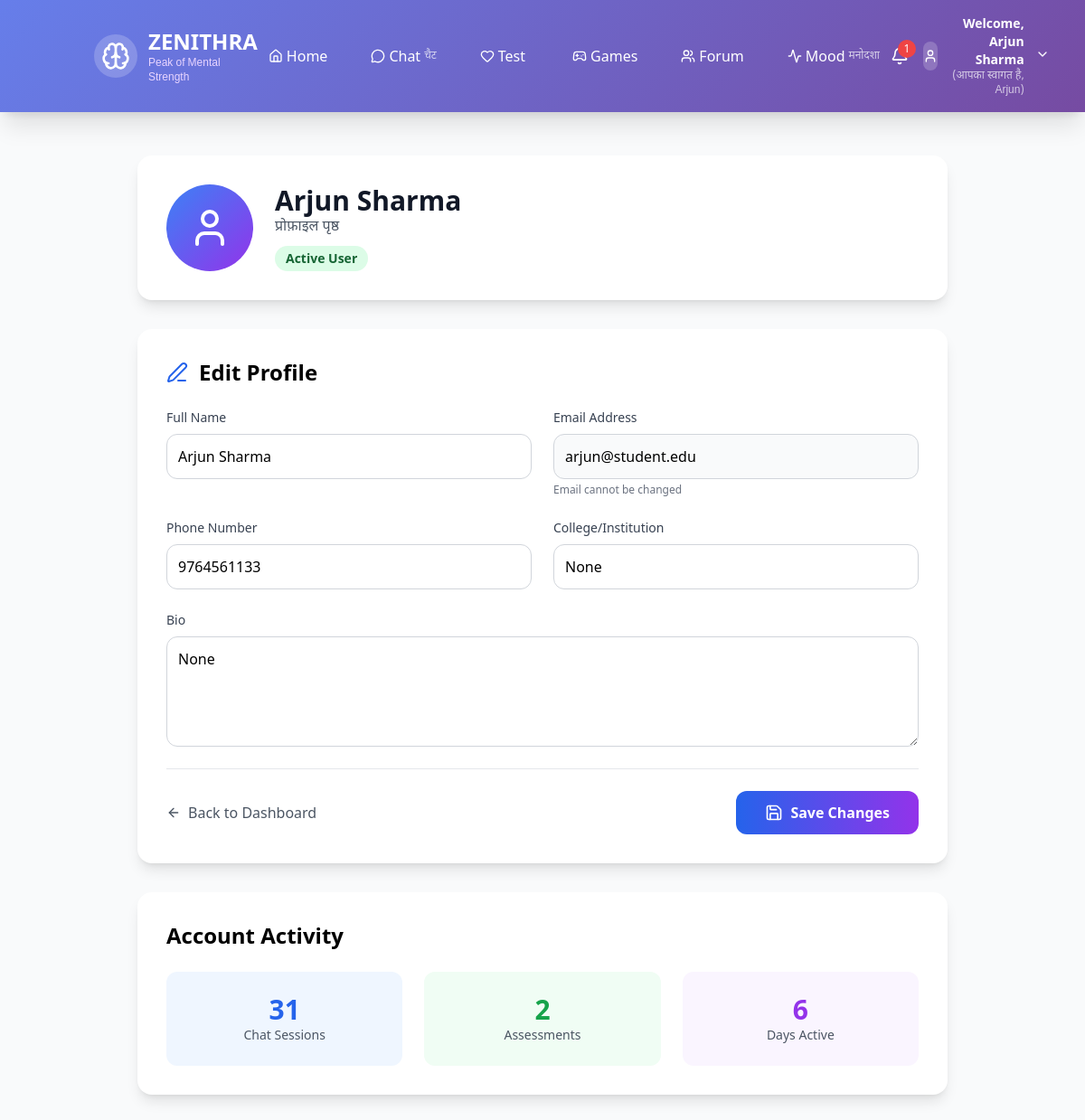
Page /profile (signed in) on the committed database.
### app.py (models this page shows)
class Student(db.Model):
    id = db.Column(db.Integer, primary_key=True)
    name = db.Column(db.String(100), nullable=False)
    email = db.Column(db.String(120), unique=True, nullable=False)
    password_hash = db.Column(db.String(255), nullable=False)
    year = db.Column(db.String(20), nullable=False)
    branch = db.Column(db.String(50), nullable=False)
    age = db.Column(db.Integer, nullable=False)
    gender = db.Column(db.String(20), default='Not specified')
    location = db.Column(db.String(100), default='Not specified')
    hostel_resident = db.Column(db.Boolean, default=False)
    phone = db.Column(db.String(15), default='')
    emergency_contact = db.Column(db.String(15), default='')
    anonymous_id = db.Column(db.String(50), unique=True)
    is_admin = db.Column(db.Boolean, default=False)
    created_at = db.Column(db.DateTime, default=datetime.utcnow)
    last_active = db.Column(db.DateTime, default=datetime.utcnow)
    screening_results = db.relationship('ScreeningResult', backref='student', lazy=True)
    chat_conversations = db.relationship('ChatConversation', backref='student', lazy=True)
    forum_posts = db.relationship('ForumPost', backref='student', lazy=True)
    crisis_incidents = db.relationship('CrisisIncident', backref='student', lazy=True)
    dark_mode = db.Column(db.Boolean, default=False)
    bio = db.Column(db.Text, default='')
    college = db.Column(db.String(255), default='')
    email_notifications = db.Column(db.Boolean, default=True)
    sms_notifications = db.Column(db.Boolean, default=False)
    push_notifications = db.Column(db.Boolean, default=True)
    profile_public = db.Column(db.Boolean, default=False)
    show_online_status = db.Column(db.Boolean, default=True)
    language = db.Column(db.String(10), default='en')
    timezone = db.Column(db.String(50), default='Asia/Kolkata')
    updated_at = db.Column(db.DateTime, default=datetime.utcnow, onupdate=datetime.utcnow)

### app.py (the view, shortened to what this page needs)
@app.route('/profile', methods=['GET', 'POST'])
def profile():
    if 'student_id' not in session:
        flash('Please log in to access your profile.', 'error')
        return redirect(url_for('login'))
    user = Student.query.get(session['student_id'])
    if not user:
        flash('User not found.', 'error')
        session.clear()
        return redirect(url_for('login'))
    chat_sessions = ChatConversation.query.filter_by(student_id=user.id).count()
    assessments_taken = ScreeningResult.query.filter_by(student_id=user.id).count()
    days_active = (datetime.utcnow() - user.created_at).days + 1
    user.chat_sessions = chat_sessions
    user.assessments_taken = assessments_taken
    user.days_active = days_active
    return render_template('profile.html', user=user)

### templates/profile.html
{% extends "base.html" %}
{% block content %}
<div class="min-h-screen bg-gray-50 py-12">
    <div class="container mx-auto px-6">
        <div class="max-w-4xl mx-auto">
            <div class="bg-white rounded-2xl shadow-lg p-8 mb-8">
                <div class="flex items-center space-x-6">
                    <div class="w-24 h-24 bg-gradient-to-br from-blue-500 to-purple-600 rounded-full flex items-center justify-center">
                        <i data-lucide="user" class="w-12 h-12 text-white"></i>
                    </div>
                    <div>
                        <h1 class="text-3xl font-bold text-gray-900">{{ session.student_name or 'User' }}</h1>
                        <p class="text-gray-600 hindi-text">प्रोफ़ाइल पृष्ठ</p>
                        <span class="inline-block bg-green-100 text-green-800 px-3 py-1 rounded-full text-sm font-semibold mt-2">
                            Active User
                        </span>
                    </div>
                </div>
            </div>
            <div class="bg-white rounded-2xl shadow-lg p-8">
                <h2 class="text-2xl font-bold mb-6 flex items-center">
                    <i data-lucide="edit-3" class="w-6 h-6 mr-3 text-blue-600"></i>
                    Edit Profile
                </h2>
                <form method="POST" action="/profile" class="space-y-6">
                    <div class="grid md:grid-cols-2 gap-6">
                        <div>
                            <label for="name" class="block text-sm font-medium text-gray-700 mb-2">Full Name</label>
                            <input
                                type="text"
                                name="name"
                                id="name"
                                value="{{ user.name if user else session.student_name }}"
                                required
                                class="block w-full rounded-xl border border-gray-300 p-3 focus:ring-2 focus:ring-blue-500 focus:border-blue-500 transition duration-200"
                                placeholder="Enter your full name"
                            >
                        </div>
                        <div>
                            <label for="email" class="block text-sm font-medium text-gray-700 mb-2">Email Address</label>
                            <input
                                type="email"
                                name="email"
                                id="email"
                                value="{{ user.email if user else session.student_email }}"
                                required
                                readonly
                                class="block w-full rounded-xl border border-gray-300 p-3 bg-gray-50 cursor-not-allowed"
                            >
                            <p class="text-xs text-gray-500 mt-1">Email cannot be changed</p>
                        </div>
                    </div>
                    <div class="grid md:grid-cols-2 gap-6">
                        <div>
                            <label for="phone" class="block text-sm font-medium text-gray-700 mb-2">Phone Number</label>
                            <input
                                type="tel"
                                name="phone"
                                id="phone"
                                value="{{ user.phone if user else '' }}"
                                class="block w-full rounded-xl border border-gray-300 p-3 focus:ring-2 focus:ring-blue-500 focus:border-blue-500 transition duration-200"
                                placeholder="+91 9876543210"
                            >
                        </div>
                        <div>
                            <label for="college" class="block text-sm font-medium text-gray-700 mb-2">College/Institution</label>
                            <input
                                type="text"
                                name="college"
                                id="college"
                                value="{{ user.college if user else '' }}"
                                class="block w-full rounded-xl border border-gray-300 p-3 focus:ring-2 focus:ring-blue-500 focus:border-blue-500 transition duration-200"
                                placeholder="Your college name"
                            >
                        </div>
                    </div>
                    <div>
                        <label for="bio" class="block text-sm font-medium text-gray-700 mb-2">Bio</label>
                        <textarea
                            name="bio"
                            id="bio"
                            rows="4"
                            class="block w-full rounded-xl border border-gray-300 p-3 focus:ring-2 focus:ring-blue-500 focus:border-blue-500 transition duration-200"
                            placeholder="Tell us something about yourself..."
                        >{{ user.bio if user else '' }}</textarea>
                    </div>
                    <div class="flex justify-between items-center pt-6 border-t border-gray-200">
                        <a href="/" class="text-gray-600 hover:text-gray-800 flex items-center space-x-2">
                            <i data-lucide="arrow-left" class="w-4 h-4"></i>
                            <span>Back to Dashboard</span>
                        </a>
                        <button
                            type="submit"
                            class="bg-gradient-to-r from-blue-600 to-purple-600 hover:from-blue-700 hover:to-purple-700 text-white px-8 py-3 rounded-xl font-semibold transition duration-300 flex items-center space-x-2"
                        >
                            <i data-lucide="save" class="w-5 h-5"></i>
                            <span>Save Changes</span>
                        </button>
                    </div>
                </form>
            </div>
            <div class="bg-white rounded-2xl shadow-lg p-8 mt-8">
                <h2 class="text-2xl font-bold mb-6">Account Activity</h2>
                <div class="grid md:grid-cols-3 gap-6 text-center">
                    <div class="p-6 bg-blue-50 rounded-xl">
                        <div class="text-3xl font-bold text-blue-600">{{ user.chat_sessions if user else 0 }}</div>
                        <div class="text-sm text-gray-600">Chat Sessions</div>
                    </div>
                    <div class="p-6 bg-green-50 rounded-xl">
                        <div class="text-3xl font-bold text-green-600">{{ user.assessments_taken if user else 0 }}</div>
                        <div class="text-sm text-gray-600">Assessments</div>
                    </div>
                    <div class="p-6 bg-purple-50 rounded-xl">
                        <div class="text-3xl font-bold text-purple-600">{{ user.days_active if user else 1 }}</div>
                        <div class="text-sm text-gray-600">Days Active</div>
                    </div>
                </div>
            </div>
        </div>
    </div>
</div>
{% endblock %}

### templates/base.html (shortened to what this page needs)
<!DOCTYPE html>
<html lang="en">
<head>
    <script src="https://cdn.tailwindcss.com"></script>
</head>
<body class="bg-gray-50 font-sans">
    <nav class="gradient-bg text-white shadow-xl sticky top-0 z-50">
        <div class="container mx-auto px-4 py-4">
            <div class="flex justify-between items-center">
                <div class="flex items-center space-x-3">
                    <div class="bg-white bg-opacity-20 p-2 rounded-full">
                        <i data-lucide="brain" class="w-8 h-8 text-white"></i>
                    </div>
                    <div>
                        <h1 class="text-2xl font-bold">ZENITHRA</h1>
                        <p class="text-xs text-purple-200 hindi-text">Peak of Mental Strength</p>
                    </div>
                </div>
                {% if session.student_id %}
                <div class="hidden md:flex items-center space-x-6">
                    <a href="/" class="hover:text-purple-200 transition duration-200 flex items-center space-x-1 px-3 py-2 rounded-lg hover:bg-white hover:bg-opacity-10">
                        <i data-lucide="home" class="w-4 h-4"></i>
                        <span>Home</span>
                    </a>
                    <a href="/chat" class="hover:text-purple-200 transition duration-200 flex items-center space-x-1 px-3 py-2 rounded-lg hover:bg-white hover:bg-opacity-10">
                        <i data-lucide="message-circle" class="w-4 h-4"></i>
                        <span>Chat</span>
                        <span class="hindi-text text-xs opacity-70">चैट</span>
                    </a>
                    <a href="/screening" class="hover:text-purple-200 transition duration-200 flex items-center space-x-1 px-3 py-2 rounded-lg hover:bg-white hover:bg-opacity-10">
                        <i data-lucide="heart" class="w-4 h-4"></i>
                        <span>Test</span>
                    </a>
                    <a href="/game_zone" class="hover:text-purple-200 transition duration-200 flex items-center space-x-1 px-3 py-2 rounded-lg hover:bg-white hover:bg-opacity-10">
                        <i data-lucide="gamepad-2" class="w-4 h-4"></i>
                        <span>Games</span>
                    </a>
                    <a href="/forum" class="hover:text-purple-200 transition duration-200 flex items-center space-x-1 px-3 py-2 rounded-lg hover:bg-white hover:bg-opacity-10">
                        <i data-lucide="users" class="w-4 h-4"></i>
                        <span>Forum</span>
                    </a>
                    <a href="/mood_tracker" class="hover:text-purple-200 transition duration-200 flex items-center space-x-1 px-3 py-2 rounded-lg hover:bg-white hover:bg-opacity-10">
                        <i data-lucide="activity" class="w-4 h-4"></i>
                        <span>Mood</span>
                        <span class="hindi-text text-xs opacity-70">मनोदशा</span>
                    </a>
                </div>
                <div class="hidden md:flex items-center space-x-4">
                    <div class="relative">
                        <i data-lucide="bell" class="w-5 h-5 cursor-pointer hover:text-purple-200"></i>
                        <span class="notification-badge">1</span>
                    </div>
                    <div class="flex items-center space-x-3">
                        <div class="w-8 h-8 bg-white bg-opacity-20 rounded-full flex items-center justify-center">
                            <i data-lucide="user" class="w-4 h-4"></i>
                        </div>
                        <div class="text-right">
                            <div class="text-sm font-semibold">Welcome, {{ session.student_name }}</div>
                            <div class="text-xs opacity-70 hindi-text">(आपका स्वागत है, {{ session.student_name.split()[0] }})</div>
                        </div>
                        <div class="relative">
                            <button id="profile-menu" class="hover:text-purple-200">
                                <i data-lucide="chevron-down" class="w-4 h-4"></i>
                            </button>
                        </div>
                    </div>
                </div>
                {% endif %}
            </div>
        </div>
    </nav>
    <main class="min-h-screen">
        {% block content %}{% endblock %}
    </main>
</body>
</html>

### templates/base.html (style rules this page uses)
.hindi-text { font-family: 'Noto Sans Devanagari', Arial, sans-serif; }
.gradient-bg { background: linear-gradient(135deg, #667eea 0%, #764ba2 100%); }
.notification-badge { position: absolute; top: -8px; right: -8px; background: #ef4444; color: white; border-radius: 50%; width: 20px; height: 20px; font-size: 12px; display: flex; align-items: center; justify-content: center; }

### rows in the picture
Student: student_name "Arjun Sharma", name "Arjun Sharma", email "arjun@student.edu", phone "9764561133", college "None", bio "None"

### other values in the picture
{{ session.student_name.split()[0] }} "Arjun"
{{ user.chat_sessions if user else 0 }} "31"
{{ user.assessments_taken if user else 0 }} "2"
{{ user.days_active if user else 1 }} "6"
